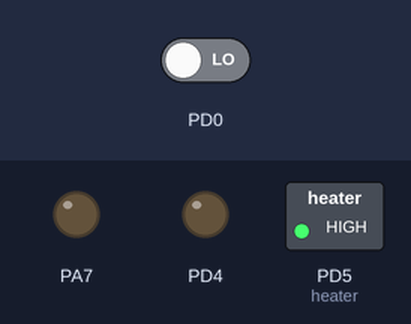
Bench run of a program on a simulated ATmega32, built with avr-gcc and emulated at 8 MHz (the files do not name the chip). Parts: switched loads named in the program (green lamp = pin HIGH), output pins drawn as LEDs (lit = HIGH). The test bench sets the inputs (shaded band); at power-on: PD0 LOW. At 22.0 s the program stops and its outputs stay as they are.

Above: at 2.8 s.
2.9 s: PD0 driven HIGH
At 4.2 s:
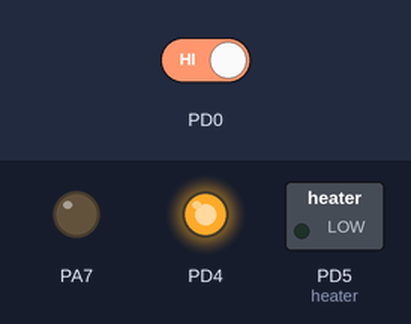
4.5 s: PD0 driven LOW
At 22.5 s:
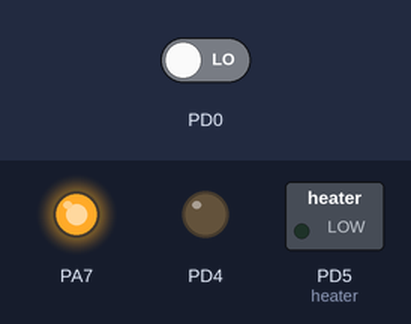
Timing chart, 0 to 23.5 s (numbered marks = the images above; inputs shaded):
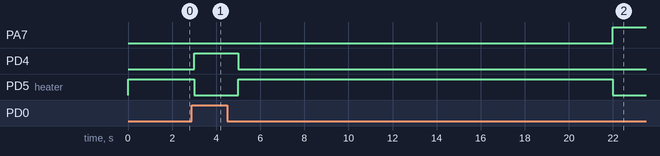

The program:

main.cpp
```cpp
#define F_CPU 8000000
#include <avr/io.h>
#include <util/delay.h>


int main(void)
{
	DDRD|=(0b11<<4);//heater and water in output
	DDRA|=(1<<7);//water out output

	PORTD|=(1<<5);//heater on
	uint8_t i=0; //counter


    while (1)
    {
		if (PIND&(1<<0))// if logic==1
		{
			PORTD&=~(1<<5);//heater off
			PORTD|=(1<<4);//water in

		}

		else
		{PORTD&=~(1<<4);//water in off
		PORTD|=(1<<5);//heater on
			i++;
			if (i>20)
			{break;
			}
		}
		_delay_ms(1000);

    }
	PORTD&=~(1<<5);//heater off
	PORTD&=~(1<<4);//water in off
	PORTA|=(1<<7);//water out on
}
```

Measured:
- after the input at 2.9 s, PD4: LOW → HIGH after 0.10 s; PD5 (heater): HIGH → LOW after 0.10 s
- after the input at 4.5 s, PA7: LOW → HIGH after 17.5 s; PD4: HIGH → LOW after 0.50 s; PD5 (heater): LOW → HIGH after 0.50 s, → LOW 17.0 s later
